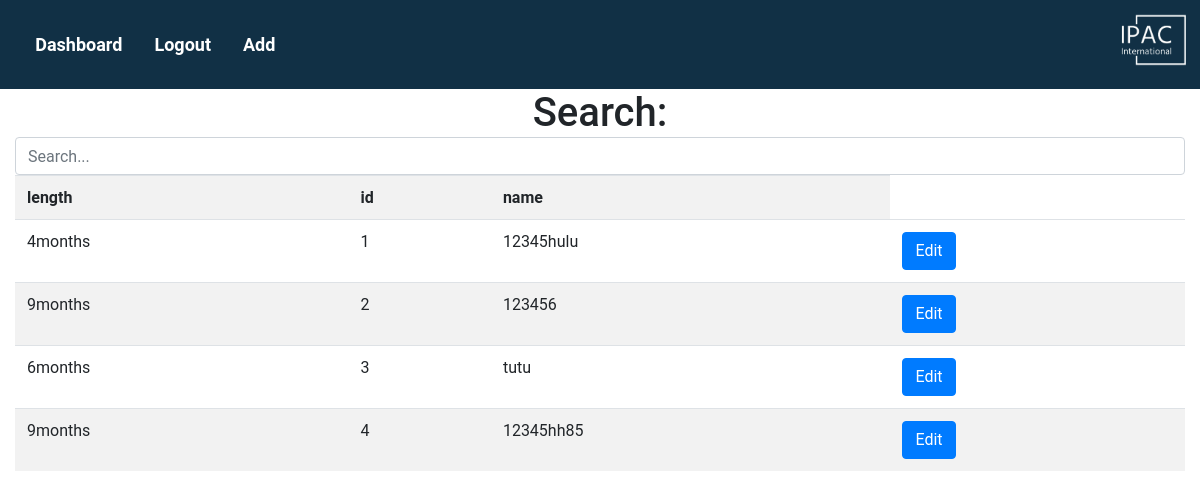
The app's page /course (signed in) with its own data.
### models.py (models this page shows, shortened)
class Course(db.Model):
    app_course = 'course'
    id = db.Column(db.Integer, primary_key=True)
    name = db.Column(db.String(50), unique=True)
    length = db.Column(db.String(50))
    def to_dict(self):
        return {key: value for key, value in self.__dict__.items() if not key.startswith('_')}

### views.py (the view, shortened to what this page needs)
@views.route('/course', methods=['GET', 'POST'])
@login_required
def course():
    if not current_user.is_authenticated:
        return redirect(url_for('auth.login'))
    results = Course.query.all()
    results = [result.to_dict() for result in results]
    return render_template("course.html", results=results)

### app.py (called while the page is built)
@login_manager.user_loader
def load_user(user_id):
    return User.query.get(int(user_id))

### templates/course.html (shortened to what this page needs)
<link rel="stylesheet" href="https://stackpath.bootstrapcdn.com/bootstrap/4.3.1/css/bootstrap.min.css">
<link rel="stylesheet" type="text/css" href="{{ url_for('static', filename='styles.css') }}">
{% block content %}
<img src="{{ url_for('static', filename='ipac LOGO.jpg') }}" id="logo">
<nav class="secondary-nav">
  <link rel="stylesheet" href="https://stackpath.bootstrapcdn.com/bootstrap/4.4.1/css/bootstrap.min.css"
 />
  <link rel="stylesheet" href="https://stackpath.bootstrapcdn.com/font-awesome/4.7.0/css/font-awesome.min.css"
 />
  <body>
    <ul>
      <li><a href="/dashboard">Dashboard</a></li>
      <li><a id="logout" href="{{ url_for('auth.logout') }}">Logout</a></li>
      <li><a id="logout" href="{{ url_for('views.HR') }}">Add</a></li>
    </ul>
  </body>
</nav>
<head>
</head>
<div class="container">
  <h1 class="text-center mb-5">Search:</label>
    <div class="form-group">
      <input type="text" id="search_term" class="form-control" name="search_term" placeholder="Search...">
      <div>
        <table id="results_table" class="table table-striped">
          <tr>
            {% for key in results[0].keys() %}
            <th>
              {{ key }}
            </th>
            {% endfor %}
          </tr>
          {% for result in results %}
          <tr>
            {% for value in result.values() %}
            <td>
              {{ value }}
            </td>
            {% endfor %}
            <td><a href="{{ url_for('views.update_course', id=result.id) }}" class="btn btn-primary">Edit</a></td>
          </tr>
          {% endfor %}
        </table>
      </div>
    </div>
</div>
{% endblock %}

### templates/course.html (style rules this page uses)
body { margin: 0%; font-size: 18px; }
ul { list-style-type: none; margin: 0%; padding: 1.6%; overflow: hidden; background-color: #113045; text-align: center; top: 0%; width: 100%; }
li { float: left; }
li a { display: block; color: white; text-align: center; padding: 12px 16px; text-decoration: none !important; font-weight: bold; font-family: 'Roboto'; }
.form-group { flex-basis: 49%; margin-bottom: 20px; }
.container { margin: 0 auto; max-width: 5000px; font-family: 'roboto'; }

### records on screen
Course: length "4months", values "1", name "12345hulu"
Course: length "9months", values "2", name "123456"
Course: length "6months", values "3", name "tutu"
Course: length "9months", values "4", name "12345hh85"

### other values on screen
{{ key }} "length" "id" "name"
